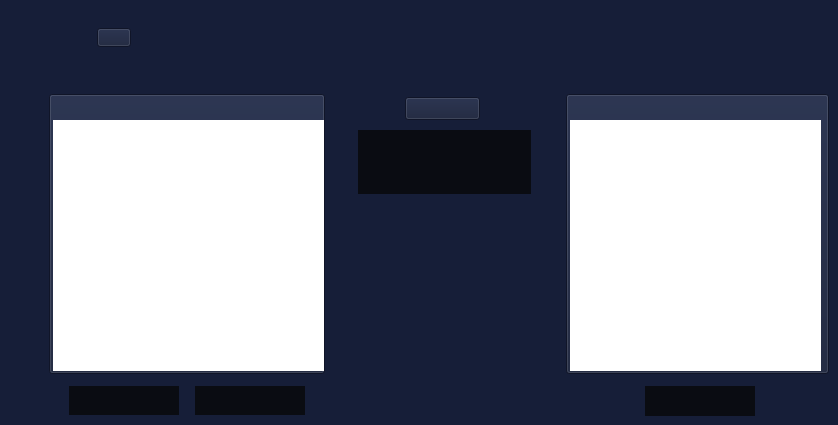
          <widget class="QWidget" name="fiDsa">
           <property name="styleSheet">
            <string notr="true">*{
	background-color: rgb(22,30,56);
}
QToolButton{
	color: rgb(255,255,255);
	background:rgb(10,12,18);
	border:none;
}
QToolButton:hover{
	background:rgb(33,38,52);
	border:none;
}
QTextEdit{
	background:rgb(255,255,255);
	border:none;
}
QLineEdit{
	color:rgb(255, 255, 255)
}</string>
           </property>
           <widget class="QPushButton" name="pushButton_23">
            <property name="geometry">
             <rect>
              <x>97</x>
              <y>28</y>
              <width>34</width>
              <height>19</height>
             </rect>
            </property>
            <property name="text">
             <string/>
            </property>
            <property name="icon">
             <iconset>
              <normaloff>src/titulos/DSA.png</normaloff>src/titulos/DSA.png</iconset>
            </property>
            <property name="iconSize">
             <size>
              <width>34</width>
              <height>19</height>
             </size>
            </property>
           </widget>
           <widget class="QPushButton" name="pushButton_72">
            <property name="geometry">
             <rect>
              <x>49</x>
              <y>94</y>
              <width>276</width>
              <height>280</height>
             </rect>
            </property>
            <property name="text">
             <string/>
            </property>
            <property name="icon">
             <iconset>
              <normaloff>src/textoDeseado.png</normaloff>src/textoDeseado.png</iconset>
            </property>
            <property name="iconSize">
             <size>
              <width>276</width>
              <height>280</height>
             </size>
            </property>
           </widget>
           <widget class="QTextEdit" name="fiDsaTextoOriginal">
            <property name="geometry">
             <rect>
              <x>53</x>
              <y>120</y>
              <width>271</width>
              <height>251</height>
             </rect>
            </property>
           </widget>
           <widget class="QToolButton" name="fiDsaCifrar">
            <property name="geometry">
             <rect>
              <x>69</x>
              <y>386</y>
              <width>110</width>
              <height>29</height>
             </rect>
            </property>
            <property name="cursor">
             <cursorShape>PointingHandCursor</cursorShape>
            </property>
            <property name="text">
             <string/>
            </property>
            <property name="icon">
             <iconset>
              <normaloff>src/BotonesGral/Firmar.png</normaloff>src/BotonesGral/Firmar.png</iconset>
            </property>
            <property name="iconSize">
             <size>
              <width>110</width>
              <height>29</height>
             </size>
            </property>
           </widget>
           <widget class="QToolButton" name="fiDsaDescifrar">
            <property name="geometry">
             <rect>
              <x>195</x>
              <y>386</y>
              <width>110</width>
              <height>29</height>
             </rect>
            </property>
            <property name="cursor">
             <cursorShape>PointingHandCursor</cursorShape>
            </property>
            <property name="text">
             <string/>
            </property>
            <property name="icon">
             <iconset>
              <normaloff>src/BotonesGral/Verificar.png</normaloff>src/BotonesGral/Verificar.png</iconset>
            </property>
            <property name="iconSize">
             <size>
              <width>110</width>
              <height>29</height>
             </size>
            </property>
           </widget>
           <widget class="QPushButton" name="pushButton_73">
            <property name="geometry">
             <rect>
              <x>405</x>
              <y>97</y>
              <width>75</width>
              <height>23</height>
             </rect>
            </property>
            <property name="text">
             <string/>
            </property>
            <property name="icon">
             <iconset>
              <normaloff>src/BotonesGral/Clave.png</normaloff>src/BotonesGral/Clave.png</iconset>
            </property>
            <property name="iconSize">
             <size>
              <width>44</width>
              <height>18</height>
             </size>
            </property>
           </widget>
           <widget class="QPushButton" name="pushButton_74">
            <property name="geometry">
             <rect>
              <x>566</x>
              <y>94</y>
              <width>263</width>
              <height>280</height>
             </rect>
            </property>
            <property name="text">
             <string/>
            </property>
            <property name="icon">
             <iconset>
              <normaloff>src/textoObtenido.png</normaloff>src/textoObtenido.png</iconset>
            </property>
            <property name="iconSize">
             <size>
              <width>263</width>
              <height>280</height>
             </size>
            </property>
           </widget>
           <widget class="QToolButton" name="fiDsaGenerar">
            <property name="geometry">
             <rect>
              <x>358</x>
              <y>130</y>
              <width>173</width>
              <height>64</height>
             </rect>
            </property>
            <property name="cursor">
             <cursorShape>PointingHandCursor</cursorShape>
            </property>
            <property name="text">
             <string/>
            </property>
            <property name="icon">
             <iconset>
              <normaloff>src/BotonesGral/Generar  Clave.png</normaloff>src/BotonesGral/Generar  Clave.png</iconset>
            </property>
            <property name="iconSize">
             <size>
              <width>173</width>
              <height>64</height>
             </size>
            </property>
           </widget>
           <widget class="QToolButton" name="fiDsaCopiar">
            <property name="geometry">
             <rect>
              <x>645</x>
              <y>386</y>
              <width>110</width>
              <height>30</height>
             </rect>
            </property>
            <property name="cursor">
             <cursorShape>PointingHandCursor</cursorShape>
            </property>
            <property name="text">
             <string/>
            </property>
            <property name="icon">
             <iconset>
              <normaloff>src/BotonesGral/Copiar.png</normaloff>src/BotonesGral/Copiar.png</iconset>
            </property>
            <property name="iconSize">
             <size>
              <width>110</width>
              <height>30</height>
             </size>
            </property>
           </widget>
           <widget class="QTextEdit" name="fiDsaTextoResult">
            <property name="geometry">
             <rect>
              <x>570</x>
              <y>120</y>
              <width>251</width>
              <height>251</height>
             </rect>
            </property>
           </widget>
          </widget>
